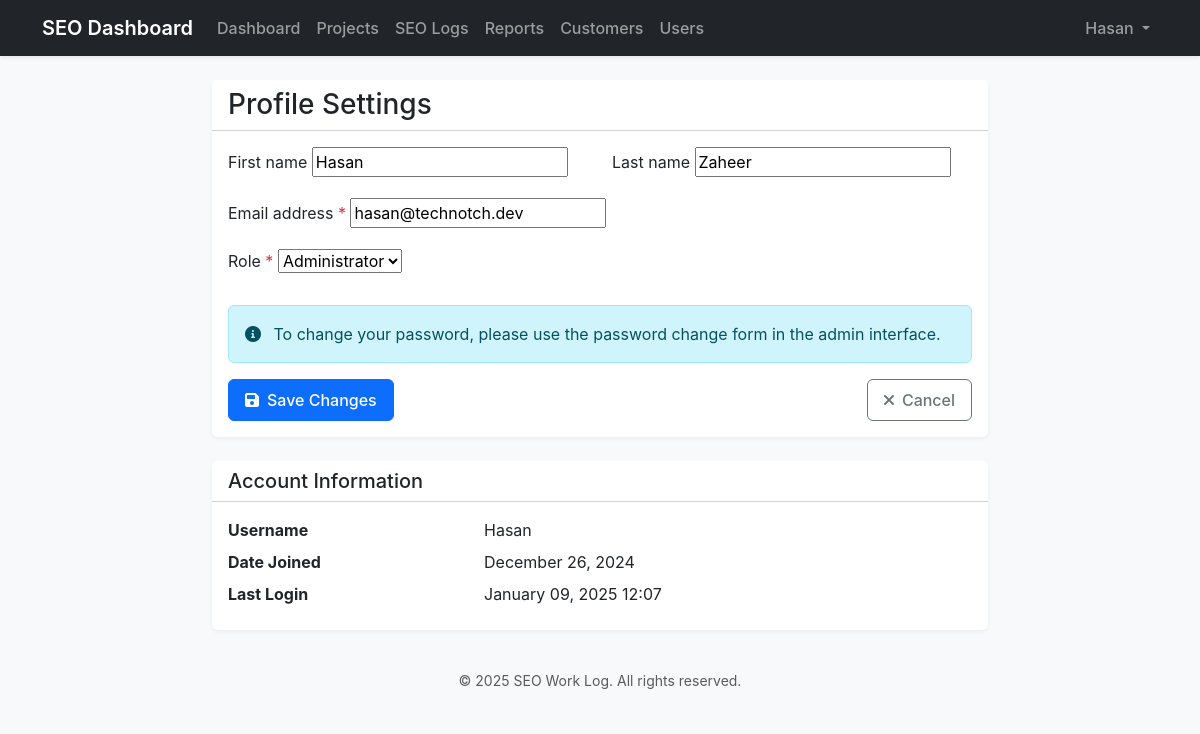
/profile/ (signed in), run on an earlier commit of the app's database.
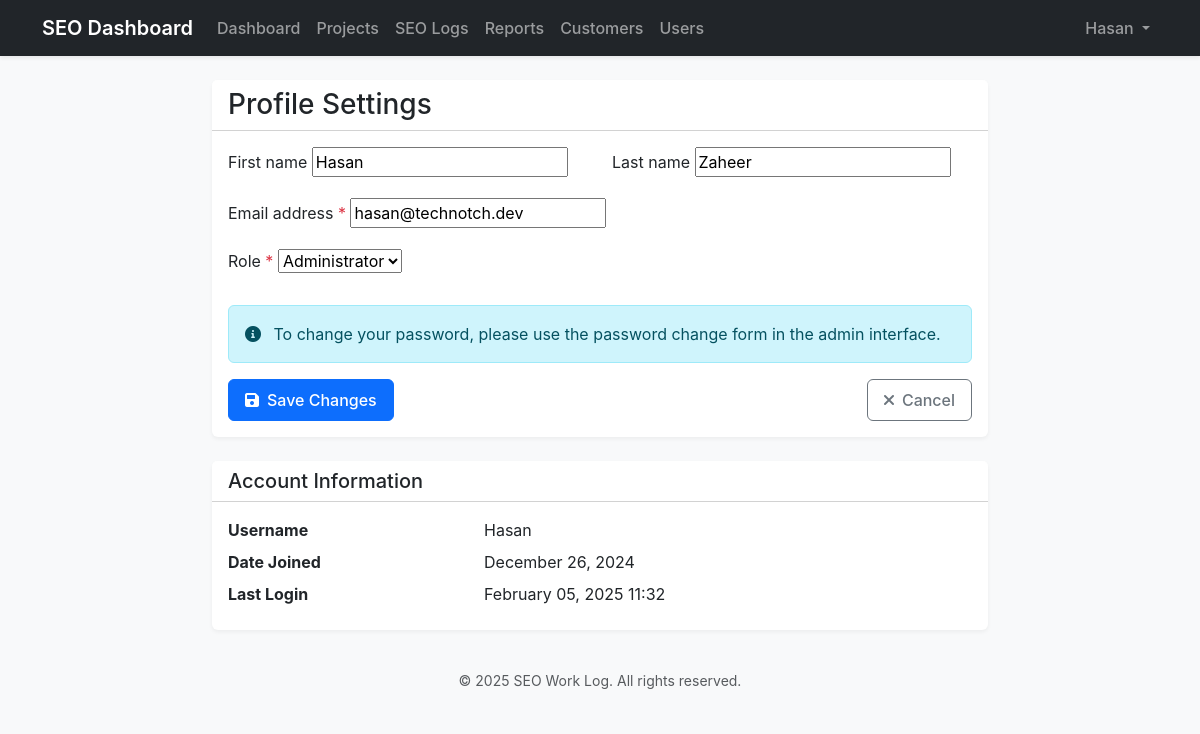
And on a later commit of the database.
### core/models.py (models this page shows, shortened)
class CustomUser(AbstractUser):
    ROLE_CHOICES = [
        ('admin', 'Administrator'),
        ('provider', 'Provider'),
        ('customer', 'Customer'),
    ]
    role = models.CharField(max_length=10, choices=ROLE_CHOICES, default='customer')

### core/views.py (the view)
# urls.py: path('profile/', views.profile_view, name='profile'),
@login_required
def profile_view(request):
    if request.method == 'POST':
        form = CustomUserForm(request.POST, instance=request.user, user=request.user)
        if form.is_valid():
            form.save()
            messages.success(request, 'Profile updated successfully.')
            return redirect('profile')
    else:
        form = CustomUserForm(instance=request.user, user=request.user)
    return render(request, 'core/profile.html', {
        'title': 'Profile Settings',
        'form': form
    })

### core/forms.py
class CustomUserForm(forms.ModelForm):
    class Meta:
        model = CustomUser
        fields = ['username', 'email', 'first_name', 'last_name', 'role']
    def __init__(self, *args, **kwargs):
        user = kwargs.pop('user', None)
        super().__init__(*args, **kwargs)
        if user and user.role != 'admin':
            self.fields.pop('role', None)  # Remove role field for non-admin users

### core/templates/core/profile.html (shortened to what this page needs)
{% extends 'core/base.html' %}
{% block content %}
<div class="container-fluid py-4">
    <div class="row justify-content-center">
        <div class="col-md-8">
            <div class="card border-0 shadow-sm">
                <div class="card-header bg-white">
                    <h1 class="h3 mb-0">Profile Settings</h1>
                </div>
                <div class="card-body">
                    <form method="post" novalidate>
                        <div class="row">
                            <div class="col-md-6">
                                <div class="mb-3">
                                    <label for="{{ form.first_name.id_for_label }}" class="form-label">
                                        {{ form.first_name.label }}
                                    </label>
                                    {{ form.first_name }}
                                </div>
                            </div>
                            <div class="col-md-6">
                                <div class="mb-3">
                                    <label for="{{ form.last_name.id_for_label }}" class="form-label">
                                        {{ form.last_name.label }}
                                    </label>
                                    {{ form.last_name }}
                                </div>
                            </div>
                        </div>
                        <div class="mb-3">
                            <label for="{{ form.email.id_for_label }}" class="form-label">
                                {{ form.email.label }}
                                <span class="text-danger">*</span>
                            </label>
                            {{ form.email }}
                        </div>
                        <div class="mb-4">
                            <label for="{{ form.role.id_for_label }}" class="form-label">
                                {{ form.role.label }}
                                <span class="text-danger">*</span>
                            </label>
                            {{ form.role }}
                        </div>
                        <div class="alert alert-info">
                            <i class="fas fa-info-circle me-2"></i>
                            To change your password, please use the password change form in the admin interface.
                        </div>
                        <div class="d-flex justify-content-between align-items-center">
                            <button type="submit" class="btn btn-primary">
                                <i class="fas fa-save me-2"></i>Save Changes
                            </button>
                            <a href="{% url 'dashboard' %}" class="btn btn-outline-secondary">
                                <i class="fas fa-times me-2"></i>Cancel
                            </a>
                        </div>
                    </form>
                </div>
            </div>
            <div class="card border-0 shadow-sm mt-4">
                <div class="card-header bg-white">
                    <h5 class="mb-0">Account Information</h5>
                </div>
                <div class="card-body">
                    <dl class="row mb-0">
                        <dt class="col-sm-4">Username</dt>
                        <dd class="col-sm-8">{{ user.username }}</dd>
                        <dt class="col-sm-4">Date Joined</dt>
                        <dd class="col-sm-8">{{ user.date_joined|date:"F d, Y" }}</dd>
                        <dt class="col-sm-4">Last Login</dt>
                        <dd class="col-sm-8">{{ user.last_login|date:"F d, Y H:i" }}</dd>
                    </dl>
                </div>
            </div>
        </div>
    </div>
</div>
{% endblock %}

### core/templates/core/base.html (shortened to what this page needs)
{% load static %}
<!DOCTYPE html>
<html lang="en">
<head>
    <link href="https://cdn.jsdelivr.net/npm/bootstrap@5.3.0/dist/css/bootstrap.min.css" rel="stylesheet">
    <link href="https://cdnjs.cloudflare.com/ajax/libs/font-awesome/6.0.0/css/all.min.css" rel="stylesheet">
    <link href="{% static 'css/style.css' %}" rel="stylesheet">
</head>
<body>
    <nav class="navbar navbar-expand-lg navbar-dark bg-dark">
        <div class="container">
            <a class="navbar-brand" href="{% url 'dashboard' %}">SEO Dashboard</a>
            <div class="collapse navbar-collapse" id="navbarNav">
                {% if user.is_authenticated %}
                    <ul class="navbar-nav me-auto">
                        <li class="nav-item">
                            <a class="nav-link" href="{% url 'dashboard' %}">Dashboard</a>
                        </li>
                        <li class="nav-item">
                            <a class="nav-link" href="{% url 'projects' %}">Projects</a>
                        </li>
                        <li class="nav-item">
                            <a class="nav-link" href="{% url 'seo_logs' %}">SEO Logs</a>
                        </li>
                        <li class="nav-item">
                            <a class="nav-link" href="{% url 'report_list' %}">Reports</a>
                        </li>
                        {% if user.role == 'admin' %}
                        <li class="nav-item">
                            <a class="nav-link" href="{% url 'customers' %}">Customers</a>
                        </li>
                        <li class="nav-item">
                            <a class="nav-link" href="{% url 'user_list' %}">Users</a>
                        </li>
                        {% endif %}
                    </ul>
                    <ul class="navbar-nav ms-auto">
                        <li class="nav-item dropdown">
                            <a class="nav-link dropdown-toggle" href="#" role="button" data-bs-toggle="dropdown">
                                {{ user.username }}
                            </a>
                        </li>
                    </ul>
                {% endif %}
            </div>
        </div>
    </nav>
    <main>
        {% block content %}{% endblock %}
    </main>
    <footer class="footer mt-auto py-3 bg-light">
        <div class="container text-center">
            <span class="text-muted">© {% now "Y" %} SEO Work Log. All rights reserved.</span>
        </div>
    </footer>
</body>
</html>

What changed in the data, as far as the page shows it:
changed CustomUser "Hasan": last_login "January 09, 2025 12:07" → "February 05, 2025 11:32"
